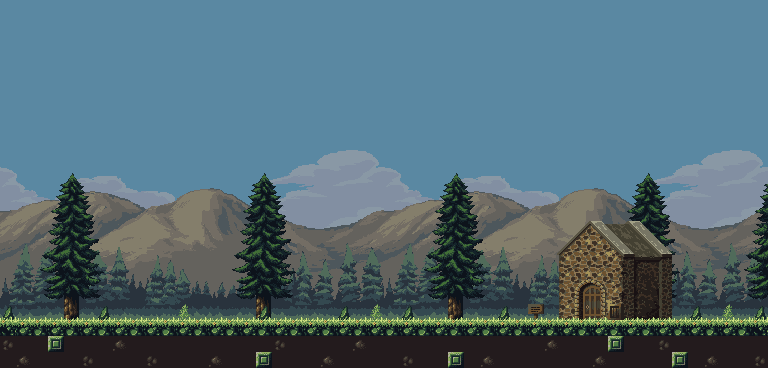

Tiled map render using the project's own tile images. Description and the map definition, with tile-layer contents summarised, below:
An orthogonal 48x23 tile map with 16x16 px tiles, 6 tile layers (bg_1, bg_2, trees, trees2, ...), 4 tilesets.

<map version="1.2" tiledversion="1.2.4" orientation="orthogonal" renderorder="right-down" width="48" height="23" tilewidth="16" tileheight="16" infinite="0" nextlayerid="140" nextobjectid="118">
 <tileset firstgid="1" name="Taiga_Tileset" tilewidth="16" tileheight="16" tilecount="264" columns="33">
  <image source="Taiga_Tileset_2.png" width="528" height="128" />
 </tileset>
 <tileset firstgid="265" name="Props" tilewidth="16" tileheight="16" tilecount="300" columns="30">
  <image source="Props_2.png" width="488" height="160" />
 </tileset>
 <tileset firstgid="565" name="Background_Parallax_1" tilewidth="16" tileheight="16" tilecount="312" columns="24">
  <image source="Background_Parallax_1.png" width="384" height="216" />
 </tileset>
 <tileset firstgid="877" name="Background_Parallax_2" tilewidth="16" tileheight="16" tilecount="312" columns="24">
  <image source="Background_Parallax_2.png" width="384" height="216" />
 </tileset>
 <layer id="134" name="bg_1" width="48" height="23">
  <data>[1104 cells, 1008 non-empty, 312 distinct tile ids]</data>
 </layer>
 <layer id="135" name="bg_2" width="48" height="23">
  <data>[1104 cells, 624 non-empty, 312 distinct tile ids]</data>
 </layer>
 <layer id="138" name="trees" width="48" height="23">
  <data>[1104 cells, 220 non-empty, 50 distinct tile ids]</data>
 </layer>
 <layer id="139" name="trees2" width="48" height="23">
  <data>[1104 cells, 11 non-empty, 2 distinct tile ids]</data>
 </layer>
 <layer id="137" name="decor" width="48" height="23">
  <data>[1104 cells, 57 non-empty, 57 distinct tile ids]</data>
 </layer>
 <layer id="136" name="floor" width="48" height="23">
  <data>[1104 cells, 192 non-empty, 12 distinct tile ids]</data>
 </layer>
</map>
